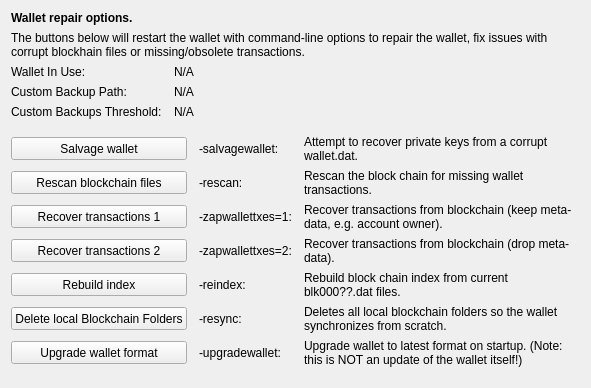
     <widget class="QWidget" name="tab_repair">
      <attribute name="title">
       <string>&amp;Wallet Repair</string>
      </attribute>
      <layout class="QGridLayout" name="gridLayout_4" columnstretch="0,0,0,0">
       <property name="horizontalSpacing">
        <number>12</number>
       </property>
       <item row="6" column="3">
        <widget class="QLabel" name="label_repair_salvage">
         <property name="text">
          <string>Attempt to recover private keys from a corrupt wallet.dat.</string>
         </property>
         <property name="wordWrap">
          <bool>true</bool>
         </property>
        </widget>
       </item>
       <item row="2" column="1" colspan="3">
        <widget class="QLabel" name="wallet_path">
         <property name="cursor">
          <cursorShape>IBeamCursor</cursorShape>
         </property>
         <property name="text">
          <string>N/A</string>
         </property>
         <property name="textFormat">
          <enum>Qt::PlainText</enum>
         </property>
         <property name="textInteractionFlags">
          <set>Qt::LinksAccessibleByMouse|Qt::TextSelectableByKeyboard|Qt::TextSelectableByMouse</set>
         </property>
        </widget>
       </item>
       <item row="9" column="0" colspan="2">
        <widget class="QPushButton" name="btn_zapwallettxes2">
         <property name="minimumSize">
          <size>
           <width>100</width>
           <height>23</height>
          </size>
         </property>
         <property name="text">
          <string>Recover transactions 2</string>
         </property>
        </widget>
       </item>
       <item row="7" column="0" colspan="2">
        <widget class="QPushButton" name="btn_rescan">
         <property name="minimumSize">
          <size>
           <width>100</width>
           <height>23</height>
          </size>
         </property>
         <property name="text">
          <string>Rescan blockchain files</string>
         </property>
        </widget>
       </item>
       <item row="12" column="0" colspan="2">
        <widget class="QPushButton" name="btn_resync">
         <property name="minimumSize">
          <size>
           <width>100</width>
           <height>23</height>
          </size>
         </property>
         <property name="text">
          <string>Delete local Blockchain Folders</string>
         </property>
        </widget>
       </item>
       <item row="13" column="0" colspan="2">
        <widget class="QPushButton" name="btn_upgradewallet">
         <property name="enabled">
          <bool>true</bool>
         </property>
         <property name="minimumSize">
          <size>
           <width>100</width>
           <height>23</height>
          </size>
         </property>
         <property name="text">
          <string>Upgrade wallet format</string>
         </property>
        </widget>
       </item>
       <item row="8" column="3">
        <widget class="QLabel" name="label_repair_zap1">
         <property name="text">
          <string>Recover transactions from blockchain (keep meta-data, e.g. account owner).</string>
         </property>
         <property name="wordWrap">
          <bool>true</bool>
         </property>
        </widget>
       </item>
       <item row="2" column="0">
        <widget class="QLabel" name="wallet_path_label">
         <property name="text">
          <string>Wallet In Use:</string>
         </property>
        </widget>
       </item>
       <item row="0" column="0" colspan="4">
        <widget class="QLabel" name="label_repair_header">
         <property name="font">
          <font>
           <weight>75</weight>
           <bold>true</bold>
          </font>
         </property>
         <property name="text">
          <string>Wallet repair options.</string>
         </property>
        </widget>
       </item>
       <item row="8" column="0" colspan="2">
        <widget class="QPushButton" name="btn_zapwallettxes1">
         <property name="minimumSize">
          <size>
           <width>100</width>
           <height>23</height>
          </size>
         </property>
         <property name="text">
          <string>Recover transactions 1</string>
         </property>
        </widget>
       </item>
       <item row="13" column="2">
        <widget class="QLabel" name="label_repair_upgrade_command">
         <property name="text">
          <string notr="true">-upgradewallet:</string>
         </property>
        </widget>
       </item>
       <item row="11" column="0" colspan="2">
        <widget class="QPushButton" name="btn_reindex">
         <property name="minimumSize">
          <size>
           <width>100</width>
           <height>23</height>
          </size>
         </property>
         <property name="text">
          <string>Rebuild index</string>
         </property>
        </widget>
       </item>
       <item row="8" column="2">
        <widget class="QLabel" name="label_repair_zap1_command">
         <property name="text">
          <string notr="true">-zapwallettxes=1:</string>
         </property>
        </widget>
       </item>
       <item row="1" column="0" colspan="4">
        <widget class="QLabel" name="label_repair_helptext">
         <property name="font">
          <font>
           <weight>50</weight>
           <bold>false</bold>
          </font>
         </property>
         <property name="text">
          <string>The buttons below will restart the wallet with command-line options to repair the wallet, fix issues with corrupt blockhain files or missing/obsolete transactions.</string>
         </property>
         <property name="wordWrap">
          <bool>true</bool>
         </property>
        </widget>
       </item>
       <item row="5" column="0">
        <spacer name="verticalSpacer_repair1">
         <property name="orientation">
          <enum>Qt::Vertical</enum>
         </property>
         <property name="sizeHint" stdset="0">
          <size>
           <width>10</width>
           <height>10</height>
          </size>
         </property>
        </spacer>
       </item>
       <item row="4" column="1" colspan="3">
        <widget class="QLabel" name="wallet_custombackupthreshold">
         <property name="cursor">
          <cursorShape>IBeamCursor</cursorShape>
         </property>
         <property name="visible">
          <bool>false</bool>
         </property>
         <property name="text">
          <string>N/A</string>
         </property>
         <property name="textFormat">
          <enum>Qt::PlainText</enum>
         </property>
         <property name="textInteractionFlags">
          <set>Qt::LinksAccessibleByMouse|Qt::TextSelectableByKeyboard|Qt::TextSelectableByMouse</set>
         </property>
        </widget>
       </item>
       <item row="13" column="3">
        <widget class="QLabel" name="label_repair_upgrade">
         <property name="text">
          <string>Upgrade wallet to latest format on startup. (Note: this is NOT an update of the wallet itself!)</string>
         </property>
         <property name="wordWrap">
          <bool>true</bool>
         </property>
        </widget>
       </item>
       <item row="6" column="0" colspan="2">
        <widget class="QPushButton" name="btn_salvagewallet">
         <property name="minimumSize">
          <size>
           <width>100</width>
           <height>23</height>
          </size>
         </property>
         <property name="text">
          <string>Salvage wallet</string>
         </property>
        </widget>
       </item>
       <item row="9" column="2">
        <widget class="QLabel" name="label_repair_zap2_command">
         <property name="text">
          <string notr="true">-zapwallettxes=2:</string>
         </property>
        </widget>
       </item>
       <item row="12" column="3">
        <widget class="QLabel" name="label_repair_resync">
         <property name="text">
          <string>Deletes all local blockchain folders so the wallet synchronizes from scratch.</string>
         </property>
         <property name="wordWrap">
          <bool>true</bool>
         </property>
        </widget>
       </item>
       <item row="3" column="1" colspan="3">
        <widget class="QLabel" name="wallet_custombackuppath">
         <property name="cursor">
          <cursorShape>IBeamCursor</cursorShape>
         </property>
         <property name="visible">
          <bool>false</bool>
         </property>
         <property name="text">
          <string>N/A</string>
         </property>
         <property name="textFormat">
          <enum>Qt::PlainText</enum>
         </property>
         <property name="textInteractionFlags">
          <set>Qt::LinksAccessibleByMouse|Qt::TextSelectableByKeyboard|Qt::TextSelectableByMouse</set>
         </property>
        </widget>
       </item>
       <item row="7" column="2">
        <widget class="QLabel" name="label_repair_rescan_command">
         <property name="text">
          <string notr="true">-rescan:</string>
         </property>
        </widget>
       </item>
       <item row="6" column="2">
        <widget class="QLabel" name="label_repair_salvage_command">
         <property name="text">
          <string notr="true">-salvagewallet:</string>
         </property>
        </widget>
       </item>
       <item row="12" column="2">
        <widget class="QLabel" name="label_repair_resync_command">
         <property name="text">
          <string>-resync:</string>
         </property>
        </widget>
       </item>
       <item row="7" column="3">
        <widget class="QLabel" name="label_repair_rescan">
         <property name="text">
          <string>Rescan the block chain for missing wallet transactions.</string>
         </property>
         <property name="wordWrap">
          <bool>true</bool>
         </property>
        </widget>
       </item>
       <item row="15" column="0">
        <spacer name="verticalSpacer_repair2">
         <property name="orientation">
          <enum>Qt::Vertical</enum>
         </property>
         <property name="sizeHint" stdset="0">
          <size>
           <width>20</width>
           <height>10</height>
          </size>
         </property>
        </spacer>
       </item>
       <item row="11" column="2">
        <widget class="QLabel" name="label_repair_reindex_command">
         <property name="text">
          <string notr="true">-reindex:</string>
         </property>
        </widget>
       </item>
       <item row="3" column="0">
        <widget class="QLabel" name="wallet_custombackuppath_label">
         <property name="visible">
          <bool>false</bool>
         </property>
         <property name="text">
          <string>Custom Backup Path:</string>
         </property>
        </widget>
       </item>
       <item row="11" column="3">
        <widget class="QLabel" name="label_repair_reindex">
         <property name="text">
          <string>Rebuild block chain index from current blk000??.dat files.</string>
         </property>
         <property name="wordWrap">
          <bool>true</bool>
         </property>
        </widget>
       </item>
       <item row="4" column="0">
        <widget class="QLabel" name="wallet_custombackupthreshold_label">
         <property name="visible">
          <bool>false</bool>
         </property>
         <property name="text">
          <string>Custom Backups Threshold:</string>
         </property>
        </widget>
       </item>
       <item row="9" column="3">
        <widget class="QLabel" name="label_repair_zap2">
         <property name="text">
          <string>Recover transactions from blockchain (drop meta-data).</string>
         </property>
         <property name="wordWrap">
          <bool>true</bool>
         </property>
        </widget>
       </item>
      </layout>
     </widget>
